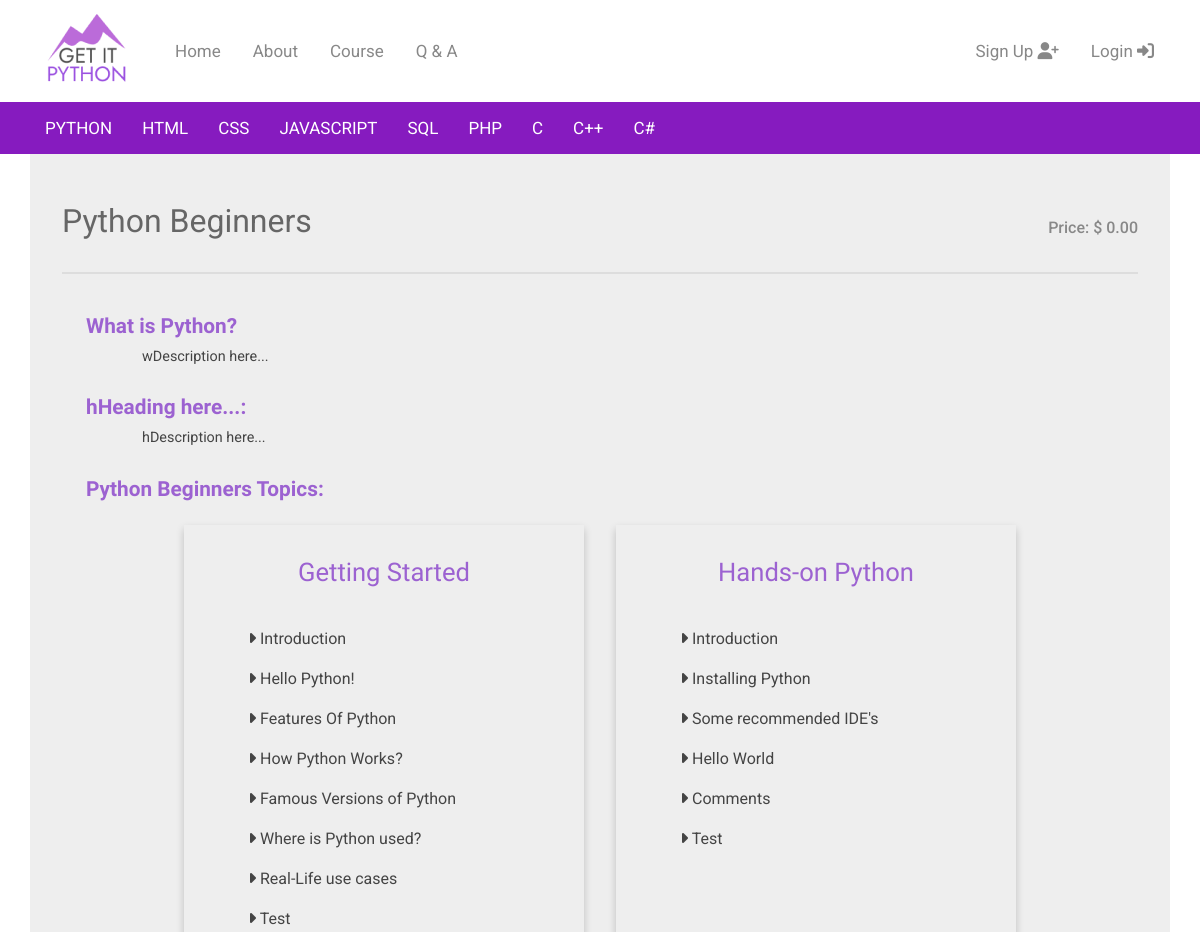
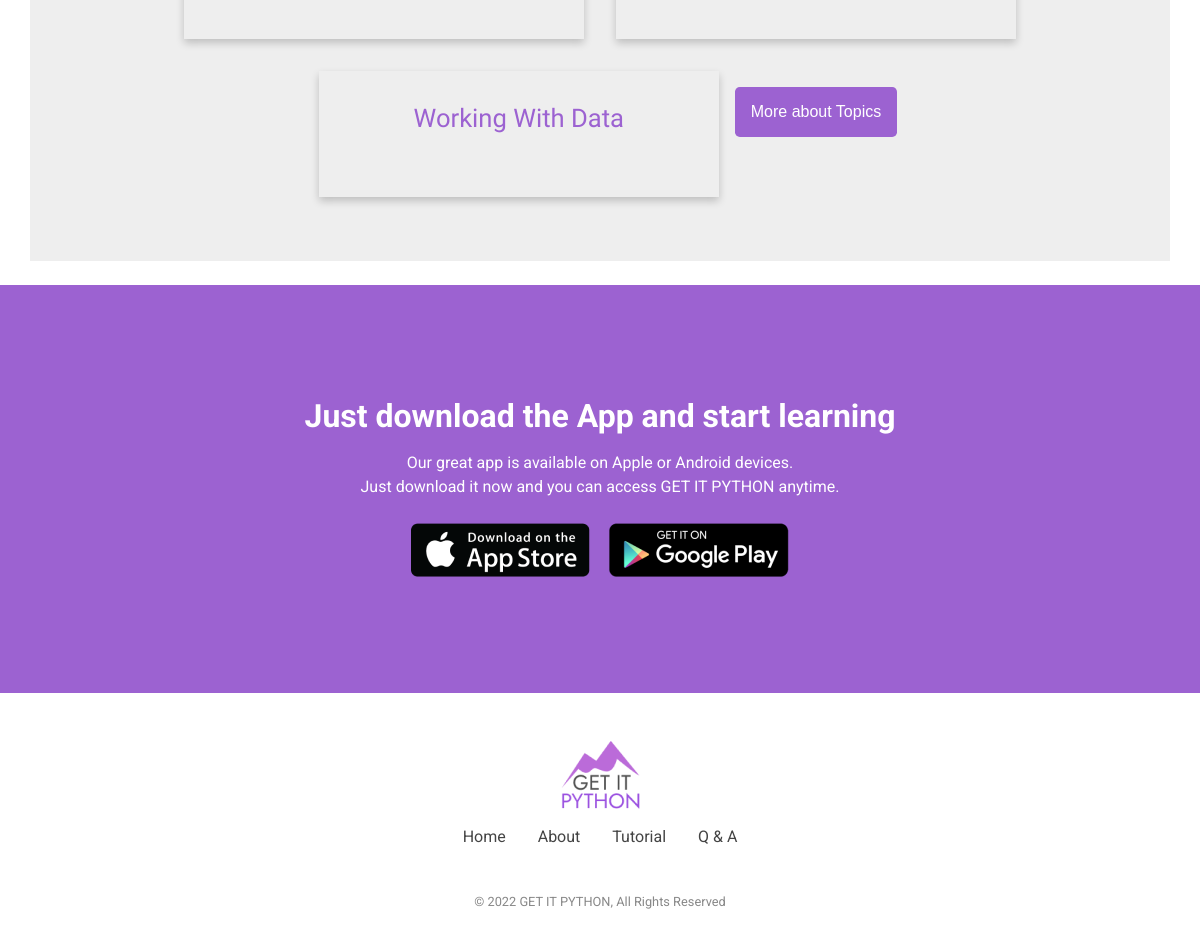
The app's page /course/courses/1/ with its own data (2 pictures, top to bottom).
### courses/models.py (models this page shows, shortened)
class Course(models.Model):
    name = models.CharField(max_length=50)
    whatHeading = models.CharField(max_length=150, default="wHeading here...")
    whatDescription = models.TextField(max_length=500, default="wDescription here...")
    howHeading = models.CharField(max_length=150, default="hHeading here...")
    howDescription = models.TextField(max_length=500, default="hDescription here...")
    price = models.DecimalField(max_digits=10, decimal_places=2, default=10.00)

class Topic(models.Model):
    course = models.ForeignKey(Course, on_delete= models.CASCADE)
    name = models.CharField(max_length=50, default="name here...")
    intro = models.TextField(max_length=500, default="intro here...")

class Content(models.Model):
    topic = models.ForeignKey(Topic, on_delete= models.CASCADE, default=4)
    name = models.CharField(max_length=50, default="name here...")
    explanation = models.TextField(max_length=500, default="explanation here...")
    example = models.TextField(max_length=500, default="example here...")
    minutesToComplete = models.SmallIntegerField(default=8)

### courses/views.py (the view)
# urls.py: path("courses/<int:pk>/", CourseDetailView.as_view(), name="course_detail"),
class CourseDetailView(DetailView):
    model = Course
    template_name = "courses/course_detail.html"

### courses/templates/courses/course_detail.html (shortened to what this page needs)
{% extends "base.html" %}
{% block content %}
<section class="container">
    <div class="course_container">
        <div>
        <h1 class="course_heading">{{ course.name }}
        <span class="course_price">Price: $ {{ course.price }}</span></h1>
        </div>
        <p class="border"><p>
        <h2 class="course_detail_title"> {{ course.whatHeading }} </h2>
        <p class="course_detail_p"> {{ course.whatDescription }} </p>
        <br>
        <h2 class="course_detail_title"> {{ course.howHeading }}:</h2>
        <p class="course_detail_p"> {{ course.howDescription }} </p>
        <br>
        <h2 class="course_detail_title">{{ course.name }} Topics:</h2>
        <div class="course_detail_flex">
        {% for topic in object.topic_set.all %}
            <div class="card">
                <h3 class="topic_name">{{topic.name}}</h3>
                {% for content in topic.content_set.all %}
                    <p class="cont_name"><i class="fas fa-caret-right"></i> {{content.name}}</p>
                {% endfor content %}
            </div>
        {% endfor topic %}
        <div>
        <button class="btn_topic_list">
            <a href="{% url 'topic_list' %}">More about Topics</a>
        </button>
    </div>
</section>
{% endblock content %}

### static/css/main.css (style rules this page uses)
* { margin: 0; padding: 0; box-sizing: border-box; }
body { font-family: Roboto, Arial, Helvetica, sans-serif; }
a { text-decoration: none; }
.container { padding-right: 15px; padding-left: 15px; margin-right: auto; margin-left: auto; }
button { border: none; border-radius: .3rem; transition-duration: 0.3s; }
@media (min-width: 768px) { .container { width: 750px; } }
@media (min-width: 992px) { .container { width: 970px; } }
@media (min-width: 1200px) { .container { width: 1170px; } }

### static/css/courses.css (style rules this page uses)
.course_container { padding: 3rem 5rem; margin-bottom: 1.5rem; background-color: #eeeeee; }
@media screen and (max-width: 1200px) { .course_container { padding: 3rem 2rem; } }
.course_heading { color: #666666; font-family: Roboto, Arial, Helvetica, sans-serif; font-weight: 400; font-size: 2rem; margin-bottom: 1rem; }
.border { width: 100%; height: auto; border-bottom: 2px solid #dddddd; padding-bottom: 1rem; margin-bottom: 2rem; }
.course_price { font-family: Roboto, Arial, Helvetica, sans-serif; font-weight: 500; font-size: 1rem; color: #888888; float: right; padding-top: 1rem; }
.course_detail_title { font-family: Quicksand, 'Franklin Gothic Medium', 'Arial Narrow', Arial, sans-serif; font-weight: 600; font-size: 1.3rem; padding: .5rem 0 .5rem 1.5rem; color: #9C62D1; }
.course_detail_p { color: #444444; font-size: .9rem; line-height: 1.4rem; padding: 0 5rem; }
.course_detail_flex { display: flex; flex-wrap: wrap; justify-content: center; }
.card { box-shadow: 0 4px 8px 0 rgba(0, 0, 0, 0.2); transition: 0.3s; width: 400px; margin: 1rem; padding: 1rem 1rem 2rem 1rem; }
.topic_name { font-family: Quicksand, 'Franklin Gothic Medium', 'Arial Narrow', Arial, sans-serif; font-weight: 500; text-align: center; color: #9C62D1; font-size: 1.6rem; padding-top: 1rem; padding-bottom: 2rem; }
.cont_name { color: #444444; font-size: 1rem; line-height: 2.5rem; padding: 0 3rem; }
.btn_topic_list { padding: 1rem; color: #FFFFFF; background-color: #9C62D1; margin: 2rem 0 3rem 0; }
.btn_topic_list a { color: #FFFFFF; font-size: 1rem; }

### records on screen
Course: name "Python Beginners", price "0.00", whatHeading "What is Python?", whatDescription "wDescription here...", howHeading "hHeading here...", howDescription "hDescription here..."
Topic: name "Getting Started"
Content: name "Introduction"
Content: name "Hello Python!"
Content: name "Features Of Python"
Content: name "How Python Works?"
Content: name "Famous Versions of Python"
Content: name "Where is Python used?"
Content: name "Real-Life use cases"
Content: name "Test"
Topic: name "Hands-on Python"
Content: name "Introduction"
Content: name "Installing Python"
Content: name "Some recommended IDE's"
Content: name "Hello World"
Content: name "Comments"
Content: name "Test"
Topic: name "Working With Data"
